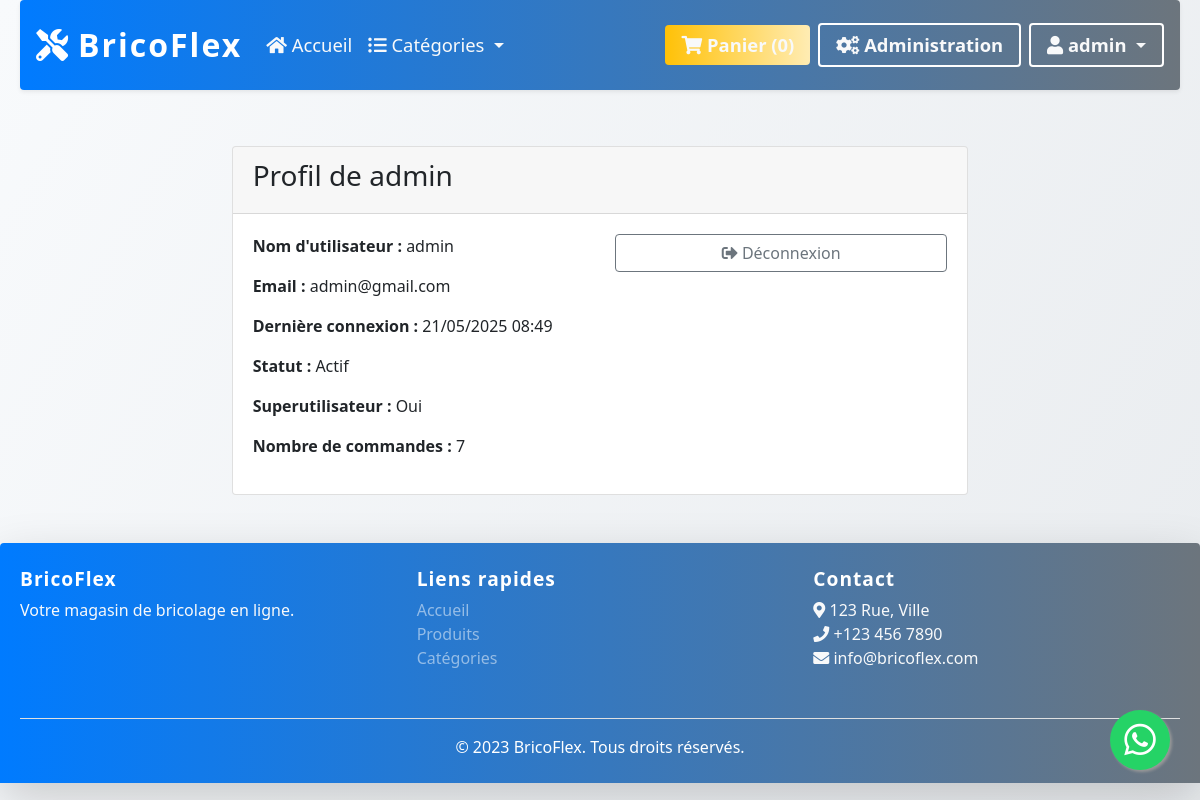
Screenshot of /profil/ (signed in) with the database file from the repository.
### users/models.py (models this page shows, shortened)
class User(AbstractBaseUser, PermissionsMixin):
    email = models.EmailField(unique=True)
    username = models.CharField(max_length=150, unique=True)
    telephone = models.CharField(max_length=15, blank=True)
    date_inscription = models.DateTimeField(default=timezone.now)
    date_connexion = models.DateTimeField(null=True, blank=True)
    is_active = models.BooleanField(default=True)
    is_staff = models.BooleanField(default=False)
    objects = UserManager()
    USERNAME_FIELD = 'username'
    REQUIRED_FIELDS = ['email']

### shop/models.py (models this page shows, shortened)
class Profile(models.Model):
    user = models.OneToOneField(settings.AUTH_USER_MODEL, on_delete=models.CASCADE)
    nombre_commandes = models.PositiveIntegerField(default=0)

### shop/views.py (the view)
# urls.py: path('profil/', profil, name='profil'),
@login_required
def profil(request):
    return render(request, 'shop/profil.html', {'user': request.user})

### shop/context_processors.py (called while the page is built)
def panier_count(request):
    panier = request.session.get('panier', {})
    count = sum(panier.values())
    return {'panier_count': count}

def categories_list(request):
    return {'categories': category.objects.all()}

### shop/templates/shop/profil.html (shortened to what this page needs)
{% extends 'shop/base.html' %}
{% block content %}
<div class="container mt-4">
    <div class="row">
        <div class="col-md-8 offset-md-2">
            <div class="card">
                <div class="card-header">
                    <h3>Profil de {{ user.username }}</h3>
                </div>
                <div class="card-body">
                    <div class="row">
                        <div class="col-md-6">
                            <p><strong>Nom d'utilisateur :</strong> {{ user.username }}</p>
                            <p><strong>Email :</strong> {{ user.email }}</p>
                            <p><strong>Dernière connexion :</strong> {{ user.last_login|date:"d/m/Y H:i" }}</p>
                            <p><strong>Statut :</strong> {% if user.is_active %}Actif{% else %}Inactif{% endif %}</p>
                            <p><strong>Superutilisateur :</strong> {% if user.is_superuser %}Oui{% else %}Non{% endif %}</p>
                            <p><strong>Nombre de commandes :</strong> {{ user.profile.nombre_commandes }}</p>
                        </div>
                        <div class="col-md-6">
                            <form id="logout-form" action="{% url 'logout' %}?next={{ request.path }}" method="post" style="display: inline;">
                                <button type="submit" class="btn btn-outline-secondary btn-block">
                                    <i class="fas fa-sign-out-alt"></i> Déconnexion
                                </button>
                            </form>
                        </div>
                    </div>
                </div>
            </div>
        </div>
    </div>
</div>
{% endblock %}

### ecommerce/templates/shop/base.html (shortened to what this page needs)
<!DOCTYPE html>
<html lang="fr">
<head>
    <link rel="stylesheet" href="https://cdnjs.cloudflare.com/ajax/libs/font-awesome/5.15.4/css/all.min.css">
    <link rel="stylesheet" href="https://cdn.jsdelivr.net/npm/bootstrap@4.1.3/dist/css/bootstrap.min.css">
    </head>
    <body>
        <div class="container">
            <div class="row">
                <div class="col-md-12">
                    <nav class="navbar navbar-expand-lg navbar-dark shadow-sm py-3 rounded">
                        <a class="navbar-brand d-flex align-items-center font-weight-bold" href="{% url 'home' %}">
                            <i class="fas fa-tools mr-2"></i>
                            BricoFlex
                        </a>
                        <div class="collapse navbar-collapse" id="navbarContent">
                            <ul class="navbar-nav mr-auto">
                                <li class="nav-item active">
                                    <a class="nav-link" href="{% url 'home' %}">
                                        <i class="fas fa-home"></i> Accueil
                                    </a>
                                </li>
                                <li class="nav-item dropdown">
                                    <a class="nav-link dropdown-toggle" href="#" id="categoriesDropdown" data-toggle="dropdown">
                                        <i class="fas fa-list-ul"></i> Catégories
                                    </a>
                                </li>
                            </ul>
                            <ul class="navbar-nav ml-auto align-items-center">
                                <li class="nav-item">
                                    <a href="{% url 'afficher_panier' %}" class="btn btn-warning mr-2 rounded-pill px-3 font-weight-bold">
                                        <i class="fas fa-shopping-cart"></i> Panier (<span class="cart-count">{{ panier_count }}</span>)
                                    </a>
                                </li>
                                {% if user.is_authenticated %}
                                    {% if user.is_staff or user.is_superuser %}
                                    <li class="nav-item">
                                        <a href="/admin/" class="btn btn-outline-light mr-2 rounded-pill px-3 font-weight-bold">
                                            <i class="fas fa-cogs"></i> Administration
                                        </a>
                                    </li>
                                    {% endif %}
                                    <li class="nav-item dropdown">
                                        <a class="btn btn-outline-light dropdown-toggle rounded-pill px-3 font-weight-bold" href="#" data-toggle="dropdown">
                                            <i class="fas fa-user"></i> {{ user.username }}
                                        </a>
                                    </li>
                                {% else %}
                                    <li class="nav-item">
                                        <a href="{% url 'login' %}" class="btn btn-outline-light rounded-pill px-3 font-weight-bold">
                                            <i class="fas fa-sign-in-alt"></i> Connexion
                                        </a>
                                    </li>
                                {% endif %}
                            </ul>
                        </div>
                    </nav>
                </div>
            </div>
            <div class="row">
                <div class="col-md-12">
                    {% block content %}
                    {% endblock %}
                </div>
            </div>
        </div>
        <footer class="bg-gradient-primary-to-secondary text-white mt-5 shadow-lg rounded-top">
            <div class="container py-4">
                <div class="row">
                    <div class="col-md-4 mb-3">
                        <h5 class="font-weight-bold">BricoFlex</h5>
                        <p class="text-light">Votre magasin de bricolage en ligne.</p>
                    </div>
                    <div class="col-md-4 mb-3">
                        <h5 class="font-weight-bold">Liens rapides</h5>
                        <ul class="list-unstyled">
                            <li><a href="{% url 'home' %}" class="text-white-50">Accueil</a></li>
                            <li><a href="#" class="text-white-50">Produits</a></li>
                            <li><a href="#" class="text-white-50">Catégories</a></li>
                        </ul>
                    </div>
                    <div class="col-md-4 mb-3">
                        <h5 class="font-weight-bold">Contact</h5>
                        <ul class="list-unstyled text-light">
                            <li><i class="fas fa-map-marker-alt"></i> 123 Rue, Ville</li>
                            <li><i class="fas fa-phone"></i> +123 456 7890</li>
                            <li><i class="fas fa-envelope"></i> info@bricoflex.com</li>
                        </ul>
                    </div>
                </div>
                <hr class="bg-light">
                <div class="text-center">
                    <p class="mb-0">&copy; 2023 BricoFlex. Tous droits réservés.</p>
                </div>
            </div>
        </footer>
        <a href="https://wa.me/212644528390?text=Bonjour%20je%20souhaite%20donner%20mon%20avis%20ou%20contacter%20le%20g%C3%A9rant%20du%20site%20BricoFlex"
           class="whatsapp-float" target="_blank" title="Contacter le gérant sur WhatsApp">
            <i class="fab fa-whatsapp"></i>
        </a>
    </body>
    </html>

### ecommerce/templates/shop/base.html (style rules this page uses)
body { background: linear-gradient(120deg, #f8fafc 0%, #e9ecef 100%); min-height: 100vh; font-family: 'Segoe UI', 'Roboto', Arial, sans-serif; margin: 0; padding: 0; box-sizing: border-box; }
.container { width: 100%; max-width: 100%; padding: 0 20px; }
.navbar { width: 100%; max-width: 100%; border-radius: 1rem; margin-bottom: 2rem; box-shadow: 0 4px 24px rgba(0,123,255,0.07); background: linear-gradient(90deg, #007bff 0%, #6c757d 100%); }
.navbar-brand { letter-spacing: 2px; font-size: 2rem !important; color: #fff !important; }
.navbar-nav .nav-link, .navbar-nav .btn { font-size: 1.15rem; color: #f8f9fa !important; transition: color 0.2s; }
.btn-warning { background: linear-gradient(90deg, #ffc107 0%, #ffecb3 100%); color: #343a40 !important; border: none; }
.btn-outline-light { border: 2px solid #fff !important; color: #fff !important; background: transparent !important; }
footer { border-radius: 1rem 1rem 0 0; box-shadow: 0 -2px 10px rgba(0,0,0,0.08); width: 100%; background: linear-gradient(90deg, #007bff 0%, #6c757d 100%); color: #fff; }
footer h5 { letter-spacing: 1px; font-size: 1.2rem; }
footer a { transition: color 0.2s; }
.whatsapp-float { position: fixed; width: 60px; height: 60px; bottom: 30px; right: 30px; background-color: #25d366; color: #fff; border-radius: 50px; text-align: center; font-size: 36px; box-shadow: 2px 2px 3px #999; z-index: 1000; display: flex; align-items: center; justify-content: center; transition: background 0.3s; }
.navbar, .dropdown-menu { z-index: 1051 !important; }

### rows the page displays
User: username "admin", email "admin@gmail.com", last_login "21/05/2025 08:49", profile.nombre_commandes "7"

### other values shown
{{ panier_count }} "0"
